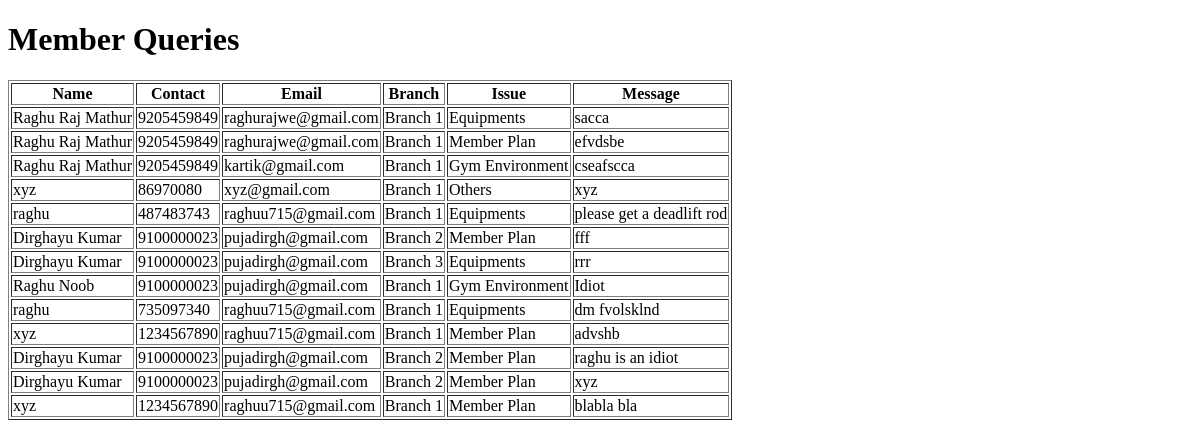
The app's page /member-queries/, older data.
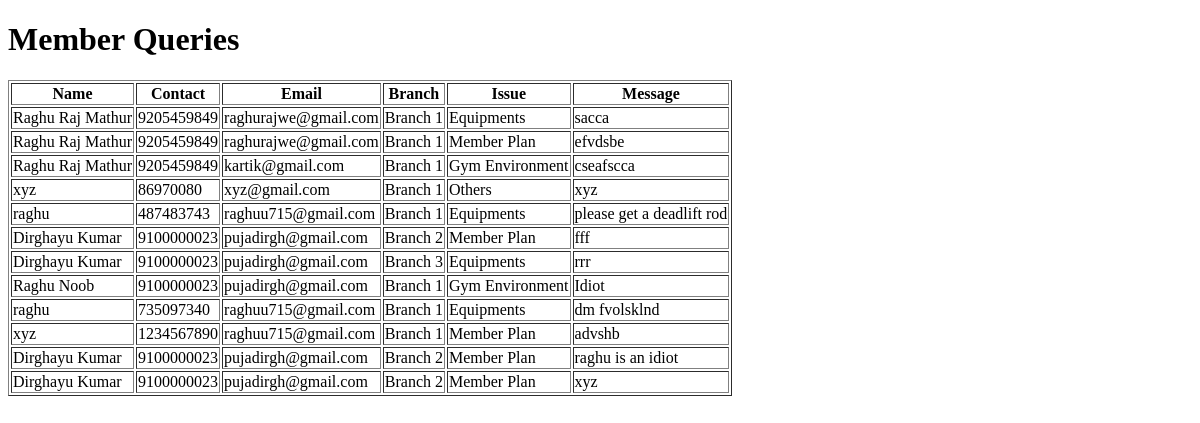
The same page, newer data.
### gym/models.py (models this page shows)
class MemberEnquiry(models.Model):
    name = models.CharField(max_length=255)
    contact = models.CharField(max_length=20)
    emailid = models.EmailField(max_length=255)
    branch = models.CharField(max_length=255)
    issue = models.CharField(max_length=255)
    message = models.TextField()
    submitted_at = models.DateTimeField(auto_now_add=True)

### gym/views.py (the view)
# urls.py: path("member-queries/", views.member_queries, name="member_queries"),
def member_queries(request):
    queries = MemberEnquiry.objects.all()
    return render(request, "member_queries.html", {"queries": queries})

### gym/templates/member_queries.html (shortened to what this page needs)
<!DOCTYPE html>
<html lang="en">
<head>
</head>
<body>
    <h1>Member Queries</h1>
    <table border="1">
        <thead>
            <tr>
                <th>Name</th>
                <th>Contact</th>
                <th>Email</th>
                <th>Branch</th>
                <th>Issue</th>
                <th>Message</th>
            </tr>
        </thead>
        <tbody>
            {% for query in queries %}
            <tr>
                <td>{{ query.name }}</td>
                <td>{{ query.contact }}</td>
                <td>{{ query.emailid }}</td>
                <td>{{ query.branch }}</td>
                <td>{{ query.issue }}</td>
                <td>{{ query.message }}</td>
            </tr>
            {% endfor %}
        </tbody>
    </table>
</body>
</html>

Row changes from the older to the newer data that the page shows:
removed MemberEnquiry: name "xyz", contact "1234567890", emailid "raghuu715@gmail.com", branch "Branch 1", issue "Member Plan", message "blabla bla"
